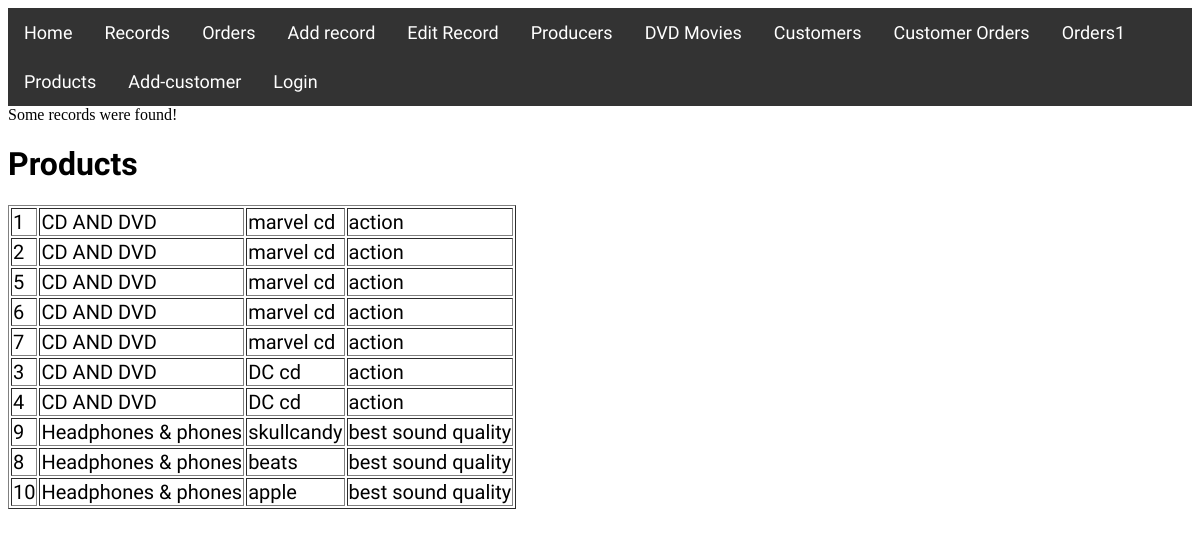
The page /?page=products on the database its author committed.
### tables this page shows
CREATE TABLE Products(
Product_ID INT AUTO_INCREMENT,
Category VARCHAR(60),
Product_Name VARCHAR(50) NOT NULL,
Product_Description TINYTEXT,
Price DECIMAL(5,2) unsigned,
Expiry_Date DATE,
Discount_Percentage INT,
No_of_Products INT,
PRIMARY KEY(Product_ID)
);

### views/products.php (the view, shortened to what this page needs)
<?php
    $content = "<h1>Products</h1>";
	$sql = "SELECT Product_ID, Category, Product_Name, Product_Description FROM Products ORDER BY Category, Product_Name DESC";
	$result = mysqli_query($link, $sql);
if ($result === false) {
    echo mysqli_error($link);
} else {
    $content .= "<table border='1'><tbody>";
    while ($row = mysqli_fetch_assoc($result)) {
        $content .= "<td>".$row['Product_ID']."</td>";
        $content .= "<td>".$row['Category']."</td>";
        $content .= "<td>".$row['Product_Name']."</td>";
        $content .= "<td>".$row['Product_Description']."</td>";
$content .= "</tr>";
    }
    $content .= "</tbody></table>";
	}
    echo $content;
?>

### rows shown on the page
products: Product_ID "1", Category "CD AND DVD", Product_Name "marvel cd", Product_Description "action"
products: Product_ID "2", Category "CD AND DVD", Product_Name "marvel cd", Product_Description "action"
products: Product_ID "5", Category "CD AND DVD", Product_Name "marvel cd", Product_Description "action"
products: Product_ID "6", Category "CD AND DVD", Product_Name "marvel cd", Product_Description "action"
products: Product_ID "7", Category "CD AND DVD", Product_Name "marvel cd", Product_Description "action"
products: Product_ID "3", Category "CD AND DVD", Product_Name "DC cd", Product_Description "action"
products: Product_ID "4", Category "CD AND DVD", Product_Name "DC cd", Product_Description "action"
products: Product_ID "9", Category "Headphones & phones", Product_Name "skullcandy", Product_Description "best sound quality"
products: Product_ID "8", Category "Headphones & phones", Product_Name "beats", Product_Description "best sound quality"
products: Product_ID "10", Category "Headphones & phones", Product_Name "apple", Product_Description "best sound quality"
